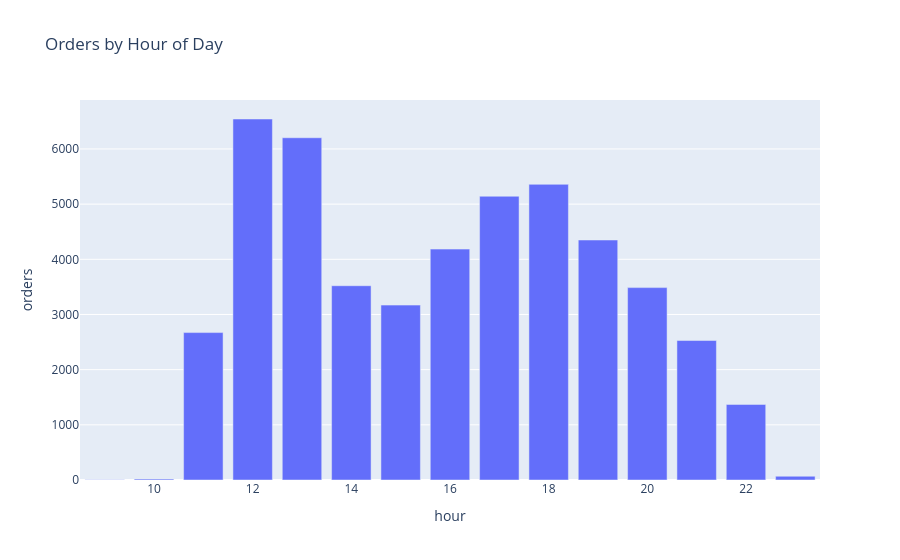

Write notebook code for a chart like this one.
### Markdown cell above
## 4. Peak Ordering Hours

### Code cell
query = """
SELECT 
    EXTRACT(HOUR FROM order_time) AS hour,
    COUNT(order_id) AS orders
FROM pizza
GROUP BY hour
ORDER BY hour;
"""

hourly_df = duckdb.sql(query).df()

fig = px.bar(
    hourly_df,
    x="hour",
    y="orders",
    title="Orders by Hour of Day"
)

fig.show()

### Figure 1 — Plotly figure (JSON) as saved in the notebook; plotly's stock layout.template omitted (floating-point values rounded to 4 significant figures)
{"data": [{"hovertemplate": "hour=%{x}<br>orders=%{y}<extra></extra>", "legendgroup": "", "marker": {"color": "#636efa", "pattern": {"shape": ""}}, "name": "", "orientation": "v", "showlegend": false, "textposition": "auto", "type": "bar", "x": [9, 10, 11, 12, 13, 14, 15, 16, 17, 18, 19, 20, 21, 22, 23], "xaxis": "x", "y": [4, 17, 2672, 6543, 6203, 3521, 3170, 4185, 5143, 5359, 4350, 3487, 2528, 1370, 68], "yaxis": "y"}], "layout": {"barmode": "relative", "legend": {"tracegroupgap": 0}, "title": {"text": "Orders by Hour of Day"}, "xaxis": {"anchor": "y", "domain": [0, 1], "title": {"text": "hour"}}, "yaxis": {"anchor": "x", "domain": [0, 1], "title": {"text": "orders"}}}}
